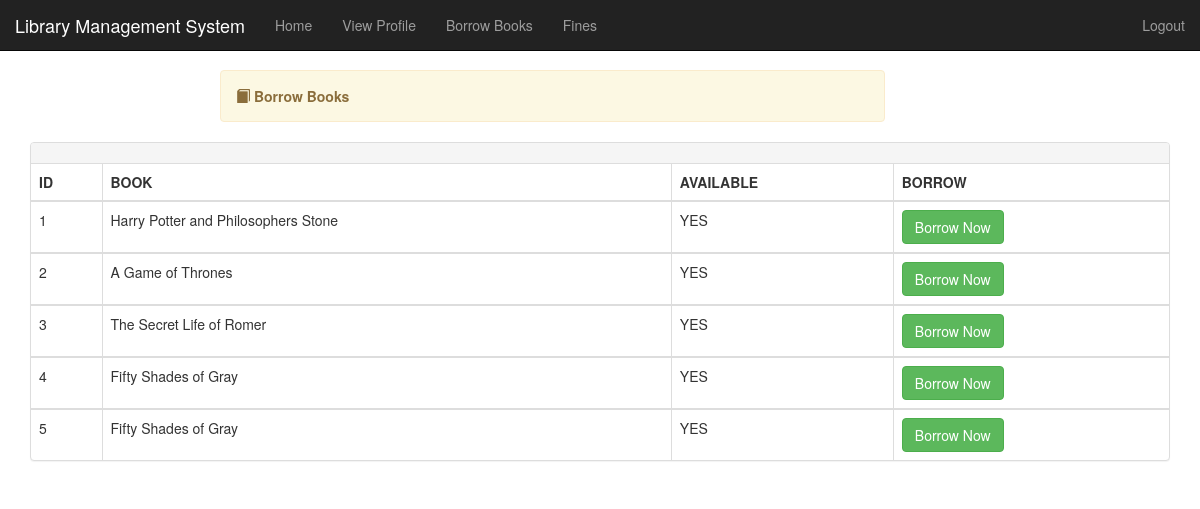
Before: /borrow-student.php with the older database file.
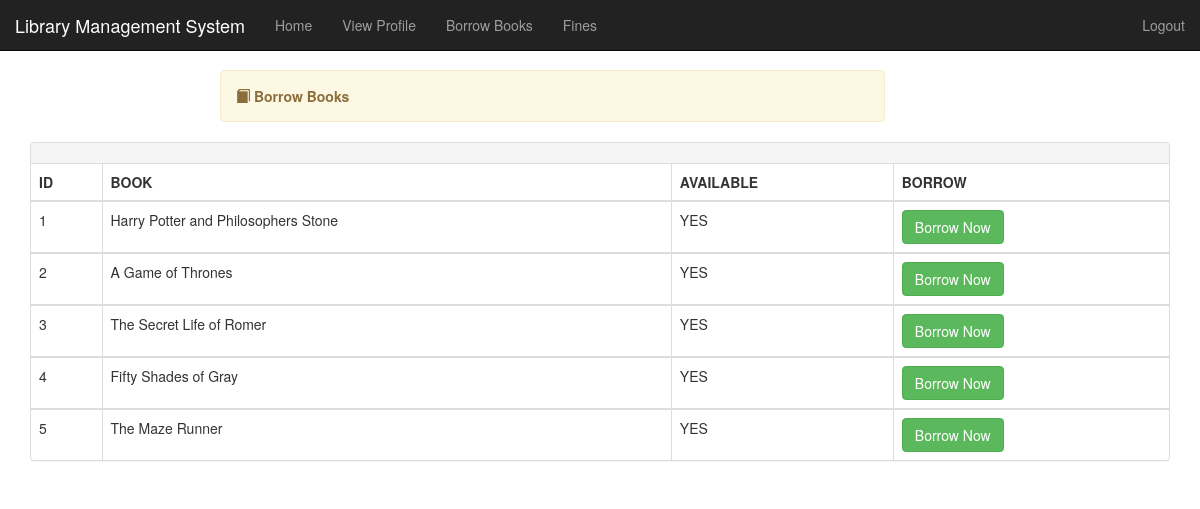
After: the same page with the newer database file.
### tables this page shows
CREATE TABLE `books` (
  `bookId` int(11) NOT NULL,
  `bookTitle` varchar(150) NOT NULL,
  `author` varchar(60) NOT NULL,
  `ISBN` varchar(30) NOT NULL,
  `bookCopies` varchar(10) NOT NULL,
  `publisherName` varchar(60) NOT NULL,
  `available` varchar(10) NOT NULL,
  `categories` varchar(30) NOT NULL,
  `callNumber` varchar(30) NOT NULL
);

### borrow-student.php (the view, shortened to what this page needs)
<?php
include "includes/header.php";
?>
<div class="container">
    <?php include "includes/nav2.php"; ?>
	<div class="alert alert-warning col-lg-7 col-md-12 col-sm-12 col-xs-12 col-lg-offset-2 col-md-offset-0 col-sm-offset-1 col-xs-offset-0" style="margin-top:70px">
		<span class="glyphicon glyphicon-book"></span>
	    <strong>Borrow Books</strong>
	</div>
	</div>
	<div class="container">
		<div class="panel panel-default">
		  <div class="panel-heading">
		  </div>
		  <table class="table table-bordered">
		         <tr>
					<th>ID</th>
					<th>BOOK</th>
					<th>AVAILABLE</th>
					<th>BORROW</th>
				  </tr>
					 <?php
					$sql = "SELECT * FROM books";
					$query = mysqli_query($conn, $sql);
					$counter = 1;
						while($row = mysqli_fetch_array($query)){
							?>
							<tbody>
							<tr>
							<td><?php echo $counter++; ?></td>
							<td><?php echo $row['bookTitle'];?></td>
							<td><?php echo $row['available']; ?></td>
							<td><a href="lend-student.php?bid=<?php echo $row['bookId'] ?>" id="show" class="show-in"><button class="btn btn-success">Borrow Now
							</button>
							</a></td>
							</tr>
							</tbody>
							<?php }
					 ?>
					 </table>
	  </div>
	</div>
</body>
</html>

Changed rows visible on the page:
changed books: bookTitle "Fifty Shades of Gray" → "The Maze Runner"
